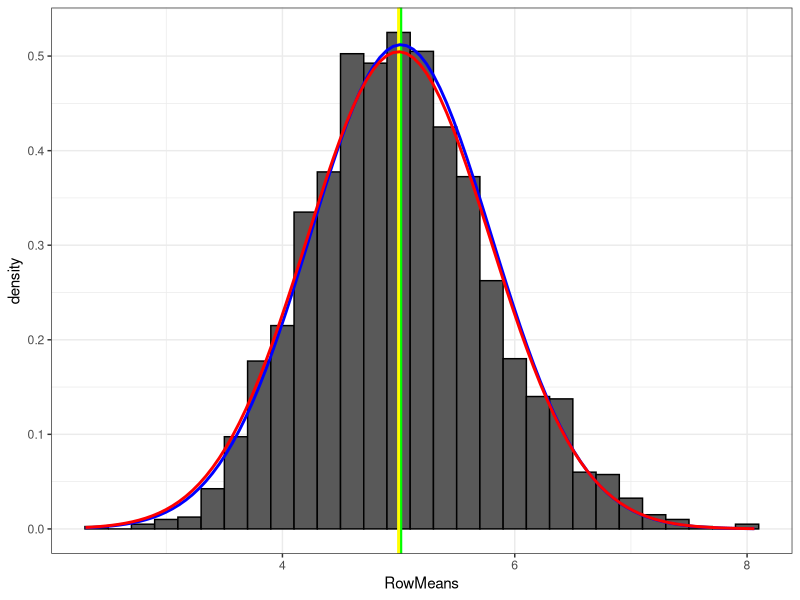

R code for this plot:
## ---- chunk 1
knitr::opts_chunk$set(echo = TRUE)
## ---- chunk 2

library(ggplot2)

set.seed(1)

# --------------------------------------------------------------------------------------------------
# WORKING DIRECTORY
# --------------------------------------------------------------------------------------------------
setwd("C:/Users/ABC/Cursos/Data Scientists - Johns Hopkins University/WorkingDirectory_Curso/datasciencecoursera_repository/Course 6/Project_1/")
## ---- chunk 3

# Number of values (n) = 40 lambda = 0.2 number of iterations, as least 1000. numsim=2000
n <-40
lambda <-0.2
numsim <-2000
dataset <- matrix(rexp(n*numsim,lambda),numsim)


theoretical_mean<-1/lambda
RowMeans<-apply(dataset,1,mean)
actual_mean<-mean(RowMeans)
theoretical_sd<-((1/lambda) * (1/sqrt(n)))
actual_sd<-sd(RowMeans)

theoretical_var<-theoretical_sd^2
actual_var<-var(RowMeans)

# - Plot
dfRowMeans<-data.frame(RowMeans) 

ggplot(dfRowMeans,aes(x=RowMeans)) + 
    geom_histogram(binwidth = lambda, color="black", aes(y = ..density..)) +
    # Show the sample mean and compare it to the theoretical mean of the distribution.
    geom_vline(xintercept=actual_mean,size=1.0, color="green") +
    geom_vline(xintercept=theoretical_mean,size=1.0, color="yellow") +
    # Show how variable the sample is (via variance) and compare it to the theoretical 
    # variance of the distribution.
    stat_function(fun=dnorm,args=list(mean=actual_mean, sd=actual_sd),
                  color = "blue", size = 1.0) +
    stat_function(fun=dnorm,args=list(mean=theoretical_mean, sd=theoretical_sd),
                  color = "red", size = 1.0) +
    theme_bw() 

